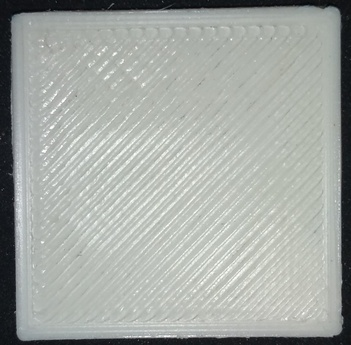
#> input picture amostras-mes1/1.jpg, 351 x 345 px, shrunk from 1449 x 1421 before the run
$ jupyter execute --allow-errors Contagem_OpenCV.ipynb
#> lines starting #> are read from the running program, lines starting #| are printed output that depends on the picture; after the words box and inside, x2 and y2 are one past the last pixel; in counts of white or black regions, pixels touching at a corner belong together
# Contagem de pixels usando opencv

[cell 1]
import cv2
import numpy as np
from matplotlib.pyplot import imshow, show

[cell 2]
ex1 = 'amostras/AL1.jpg'
ex2 = 'amostras-mes1/1.jpg'

Importa a imagem em escala de cinza e binzariza ela usando o algoritmo de Otsu, para separar entre valores de luminosidade abaixo e acima de um limite conviniente determinado pelo algortimo.

[cell 3]
imgarr = cv2.imread(ex2, cv2.IMREAD_GRAYSCALE)
#> imgarr: shape (345, 351); min 5, max 255, mean 166.8

_, binarie = cv2.threshold(src=imgarr, thresh=0, maxval=255, type=cv2.THRESH_BINARY | cv2.THRESH_OTSU)
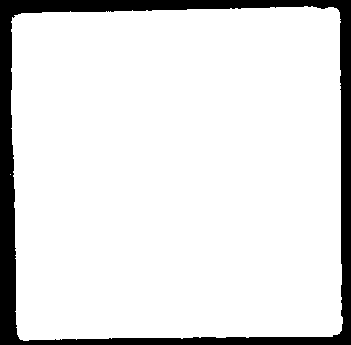
#> binarie: shape (345, 351); 88.6% white; 1 black region

imshow(binarie, 'gray')
show()

Remoçao apenas da borda da amostra.

[cell 4]
contours, _, = cv2.findContours(image=binarie, mode=cv2.RETR_EXTERNAL, method=cv2.CHAIN_APPROX_SIMPLE)
#> contours = 2 contours, 1 with area under 20; largest, box (x1, y1, x2, y2) and area: (11, 6, 343, 341) 106676
cnt = max(contours, key=cv2.contourArea)
#> cnt = contour of 215 points, box (x1, y1, x2, y2) (11, 6, 343, 341), area 106676
# encontra a borda de maior área usando a função `cv2.contourArea()`

contour_img = np.zeros_like(imgarr)  # nova imagem (matriz) vazia do tamnho da original
#> (the rest of this cell did not finish here and is left out)

Para calcular a área dentro da borda, basta usar a função previamente utilizada, `cv2.contourArea()`.

[cell 5]
cv2.contourArea(cnt)
#> Out = 106676.5
